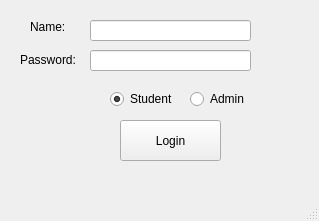
<?xml version="1.0" encoding="UTF-8"?>
<ui version="4.0">
 <class>MainWindow</class>
 <widget class="QMainWindow" name="MainWindow">
  <property name="geometry">
   <rect>
    <x>0</x>
    <y>0</y>
    <width>319</width>
    <height>221</height>
   </rect>
  </property>
  <property name="windowTitle">
   <string>cuPID login</string>
  </property>
  <widget class="QWidget" name="centralWidget">
   <widget class="QPushButton" name="buttonLogin">
    <property name="geometry">
     <rect>
      <x>120</x>
      <y>120</y>
      <width>101</width>
      <height>41</height>
     </rect>
    </property>
    <property name="text">
     <string>Login</string>
    </property>
   </widget>
   <widget class="QLabel" name="labelName">
    <property name="geometry">
     <rect>
      <x>30</x>
      <y>20</y>
      <width>47</width>
      <height>13</height>
     </rect>
    </property>
    <property name="text">
     <string>Name:</string>
    </property>
   </widget>
   <widget class="QRadioButton" name="radioAdmin">
    <property name="geometry">
     <rect>
      <x>190</x>
      <y>90</y>
      <width>82</width>
      <height>18</height>
     </rect>
    </property>
    <property name="text">
     <string>Admin</string>
    </property>
   </widget>
   <widget class="QRadioButton" name="radioStudent">
    <property name="geometry">
     <rect>
      <x>110</x>
      <y>90</y>
      <width>82</width>
      <height>18</height>
     </rect>
    </property>
    <property name="text">
     <string>Student</string>
    </property>
    <property name="checked">
     <bool>true</bool>
    </property>
   </widget>
   <widget class="QLabel" name="labelPass">
    <property name="geometry">
     <rect>
      <x>20</x>
      <y>50</y>
      <width>71</width>
      <height>20</height>
     </rect>
    </property>
    <property name="text">
     <string>Password:</string>
    </property>
   </widget>
   <widget class="QLineEdit" name="textName">
    <property name="geometry">
     <rect>
      <x>90</x>
      <y>20</y>
      <width>161</width>
      <height>21</height>
     </rect>
    </property>
   </widget>
   <widget class="QLineEdit" name="textPass">
    <property name="geometry">
     <rect>
      <x>90</x>
      <y>50</y>
      <width>161</width>
      <height>21</height>
     </rect>
    </property>
   </widget>
   <widget class="QLabel" name="labelDB">
    <property name="geometry">
     <rect>
      <x>0</x>
      <y>170</y>
      <width>221</width>
      <height>16</height>
     </rect>
    </property>
    <property name="font">
     <font>
      <italic>true</italic>
     </font>
    </property>
    <property name="text">
     <string/>
    </property>
   </widget>
  </widget>
  <widget class="QMenuBar" name="menuBar">
   <property name="geometry">
    <rect>
     <x>0</x>
     <y>0</y>
     <width>319</width>
     <height>25</height>
    </rect>
   </property>
  </widget>
  <widget class="QStatusBar" name="statusBar"/>
  <action name="actionLogin">
   <property name="text">
    <string>Login</string>
   </property>
  </action>
 </widget>
 <layoutdefault spacing="6" margin="11"/>
 <resources/>
 <connections/>
</ui>
